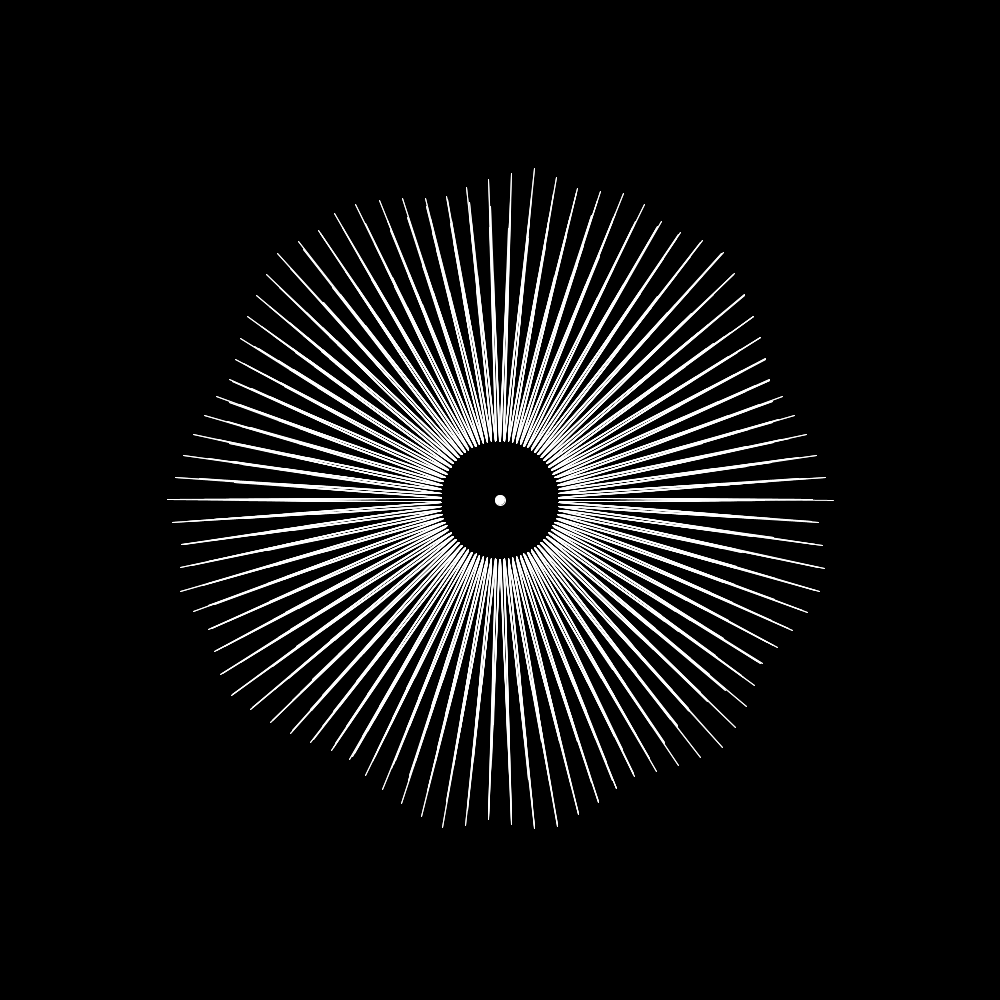
Frame 1 (no input)
Frame 60 (the mouse pressed at the canvas centre just before this capture): identical to frame 1, image omitted
Frame 120 (the mouse held since frame 60 and released just before this capture): identical to frame 1, image omitted

The Processing sketch that drew this single still picture (run headless with seeded random() and noise(); from frame 60 on, the mouse is pressed at the canvas centre):

// Processing sketch: PolarGrapher
// ── PolarGrapher.pde
float inc = .01;
void setup(){
  size(1000,1000);
  strokeWeight(1);
  stroke(255);
  frameRate(1000);
}

void draw(){
  background(0);
  translate(width/2,height/2);
  ellipse(0,0,10,10);
  for(float theta = 0;theta<2*PI*10;theta+=inc){
    PVector i = polar(r(theta),theta);
    PVector f = polar(r(theta+inc),theta+inc);
    pLine(i,f);
  }
}
// ── methods.pde
float scl = 3;
PVector polar(float r, float theta){
  return new PVector(r*cos(theta),-r*sin(theta));//because +y down
}
void polarPoint(float r,float theta){
  point(r*cos(theta),-r*sin(theta));//because +y down
}
void pLine(PVector i, PVector f){
  line(i.x,i.y,f.x,f.y);
}
float r(float theta){
  float r = superShape(90.0/1,.2,1,1,theta);
  return r*height/scl;
}
float superShape(float m,float n1,float n2,float n3,float theta)
{
   float r;
   float t1,t2;
   float a=1;
   float b=1;

   t1 = cos(m * theta / 4) / a;
   t1 = abs(t1);
   t1 = pow(t1,n2);

   t2 = sin(m * theta / 4) / b;
   t2 = abs(t2);
   t2 = pow(t2,n3);

   r = pow(t1+t2,1/n1);
   if (abs(r) == 0) {
      return 0;
   } else {
      return 1 / r;
   }
}
